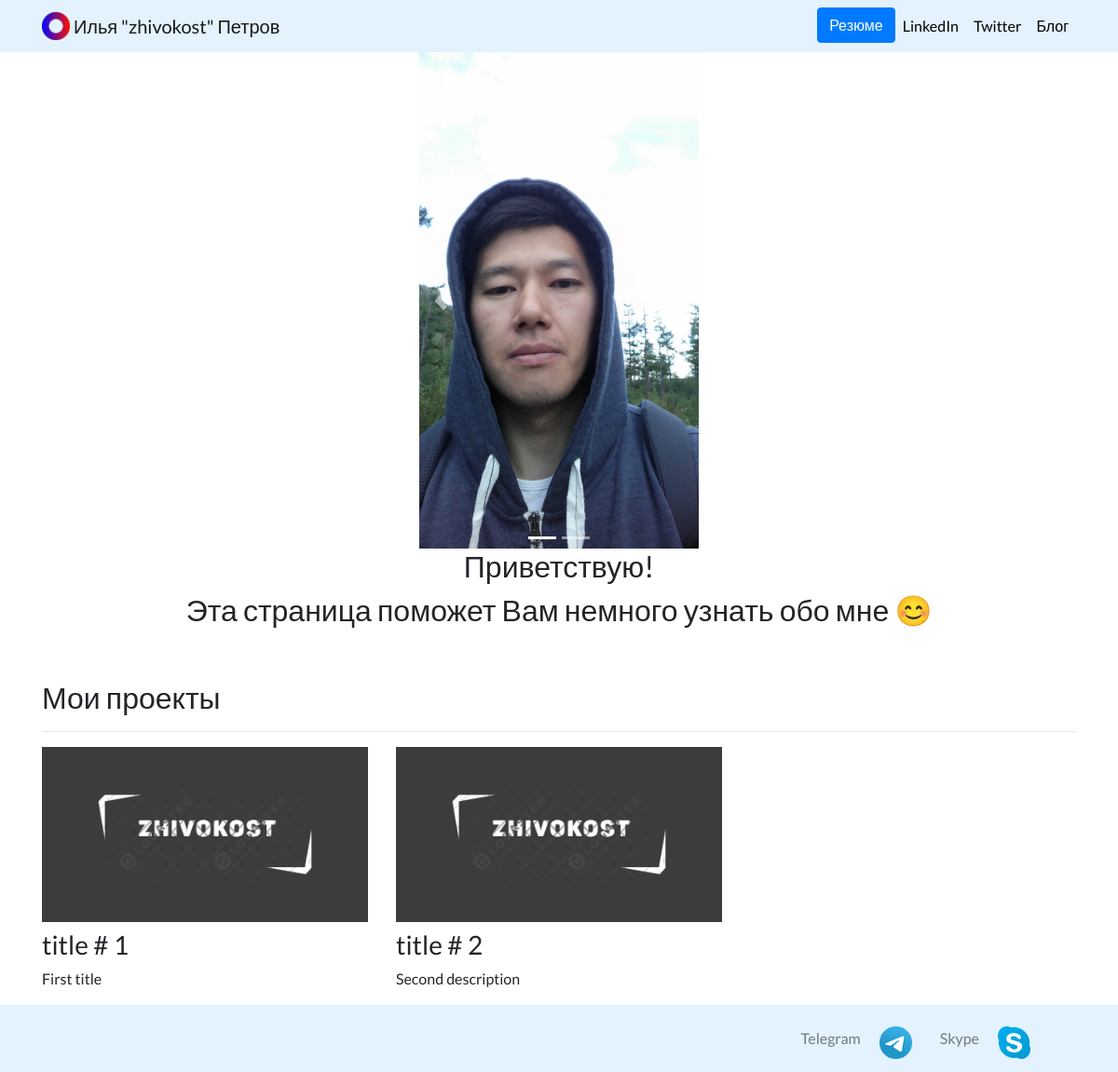
The page / on the database its author committed.
### slider/models.py (models this page shows, shortened)
class CmsSlider(models.Model):
    cms_img = models.ImageField(upload_to='sliderimg/')
    cms_title = models.CharField(max_length=200, verbose_name='Заголовок')
    cms_css = models.CharField(max_length=200, null=True, default='-', verbose_name='CSS класс')
    class Meta:
        verbose_name = 'Слайд'
        verbose_name_plural = 'Слайды'

### portfolio/models.py (models this page shows, shortened)
class Project(models.Model):
    title = models.CharField(max_length=100)
    description = models.CharField(max_length=250)
    image = models.ImageField(upload_to='portfolio/images/')
    url = models.URLField(blank=True)

### portfolio/views.py (the view)
# urls.py: 2. Add a URL to urlpatterns:  path('', views.home, name='home')
def home(request):
    slider_list = CmsSlider.objects.all()
    projects = Project.objects.all()
    dict_obj = {'slider_list' : slider_list,
                'projects': projects,
                }
    return render(request,'./home.html', dict_obj)

### portfolio/templates/home.html
{% extends './base.html' %}
{% load static %}
{% block content %}
{% include './carusel.html' %}
<div class="row justify-content-center mx-auto">
  <div class="col-md-9 text-center">
    <h2 > Приветствую! </h2>
  </div>
  <div class="col-md-9 text-center">
    <h2 > Эта страница поможет Вам немного узнать обо мне 😊 </h2>
  </div>
</div>
<h2 class="mt-5">Мои проекты</h2>
<hr>
<div class="row">
    {% for project in projects %}
      <div class="col-lg-4 col-md-6">
        {% if project.url %}
          <a href="{{ project.url }}">
            <img src="{{ project.image.url }}" class="img-fluid mb-2">
          </a>
        {% else %}
          <img src="{{ project.image.url }}" class="img-fluid mb-2">
        {% endif %}
      <h3>{{ project.title }}</h3>
      <p>{{ project.description }}</p>
      </div>
    {% endfor %}
</div>
{% endblock %}

### portfolio/templates/base.html (shortened to what this page needs)
{% load static %}
<!doctype html>
<html lang="ru">
<head>
  <link rel="stylesheet" href="https://stackpath.bootstrapcdn.com/bootstrap/4.4.1/css/bootstrap.min.css">
  <link rel="stylesheet" href="{% static 'portfolio/custom.css' %}">
</head>
<body>
  <nav id="topNav" class="navbar navbar-expand-md navbar-light" style="background-color: #e3f2fd;">
  <div class="container">
    <a class="navbar-brand" href="{% url 'home' %}">
      <img src="{% static "portfolio/Logo.png" %}" width="30" height="30" class="d-inline-block align-top" alt="logo">
      <span>Илья "zhivokost" Петров</span>
    </a>
    <div class="collapse navbar-collapse text-center" id="navbarNav">
      <ul class="navbar-nav ml-auto">
        <li class="nav-item">
          <a role="button" href="{% static 'portfolio/UC-5bf9f328-c70d-4f1a-b432-1e8a26cb6cd2.pdf'  %}" class="btn btn-primary">Резюме</a>
        </li>
        <li class="nav-item">
          <a class="nav-link" href="https://www.linkedin.com/in/nick-walter/" target="_blank">LinkedIn</a>
        </li>
        <li class="nav-item">
          <a class="nav-link" href="https://twitter.com/ZappyCode" target="_blank">Twitter</a>
        </li>
        <li>
          <a class="nav-link" href="{% url 'blog:all_blogs' %}">Блог</a>
        </li>
      </ul>
    </div>
  </div>
</nav>
<div class="container">
  {% block content %} {% endblock %}
</div>
<footer>
  <nav class="navbar navbar-expand-md navbar-light" style="background-color: #e3f2fd;">
      <ul class="navbar-nav ml-auto mr-5">
        <li class="nav-item">
            <a class="navbar-text py-3" href="https://t.me/ilya_petrov36" target="_blank">Telegram</a>
    	      <a class="telegram-number" href="https://t.me/ilya_petrov36" target="_blank"></a>
        </li>
        <li class="nav-item">
            <a class="navbar-text py-3" href="skype:live:.cid.22bcf285883d1090?chat" target="_blank">Skype</a>
            <a class="skype-number" href="skype:live:.cid.22bcf285883d1090?chat" target="_blank"></a>
        </li>
      </ul>
  </nav>
</footer>
</body>
</html>

### portfolio/templates/carusel.html (shortened to what this page needs)
{% load static %}
<div id="PhotoSlider" class="carousel slide" data-bs-ride="carousel" style="max-width: 300px; margin: 0 auto;">
  <div class="carousel-indicators">
    {% for indicator in slider_list %}
      <li data-target="#PhotoSlider" data-slide-to="{{ forloop.counter0 }}" class="{{ indicator.cms_css }}"></li>
    {% endfor %}
  </div>
  <div class="carousel-inner">
    {% for slide in slider_list %}
      <div class="carousel-item {{ slide.cms_css }}" data-bs-interval="4000">
        <img src="{{ slide.cms_img.url }}" class="d-block w-100" alt="{{ slide.cms_title }}">
      </div>
    {% endfor %}
  </div>
<a class="carousel-control-prev" href="#PhotoSlider" role="button" data-slide="prev">
  <span class="carousel-control-prev-icon" aria-hidden="true"></span>
</a>
<a class="carousel-control-next" href="#PhotoSlider" role="button" data-slide="next">
  <span class="carousel-control-next-icon" aria-hidden="true"></span>
</a>
</div>

### portfolio/static/portfolio/custom.css (style rules this page uses)
.navbar-nav .nav-link { color: rgba(0,0,0,1) !important; }
body { font-family: 'Lato', sans-serif; }
.telegram-number { width: 35px; height: 35px; float: right; margin: 15px 30px 5px 20px; background: url(tg-image-color.png) no-repeat center top / cover; transition: 0.5s ease-in-out; }
.skype-number { width: 35px; height: 35px; float: right; margin: 15px 30px 5px 20px; background: url(skype.png) no-repeat center top / cover; transition: 0.5s ease-in-out; }

### rows shown on the page
CmsSlider: cms_img (picture)
Project: image (picture), title "title # 1", description "First title"
Project: image (picture), title "title # 2", description "Second description"
